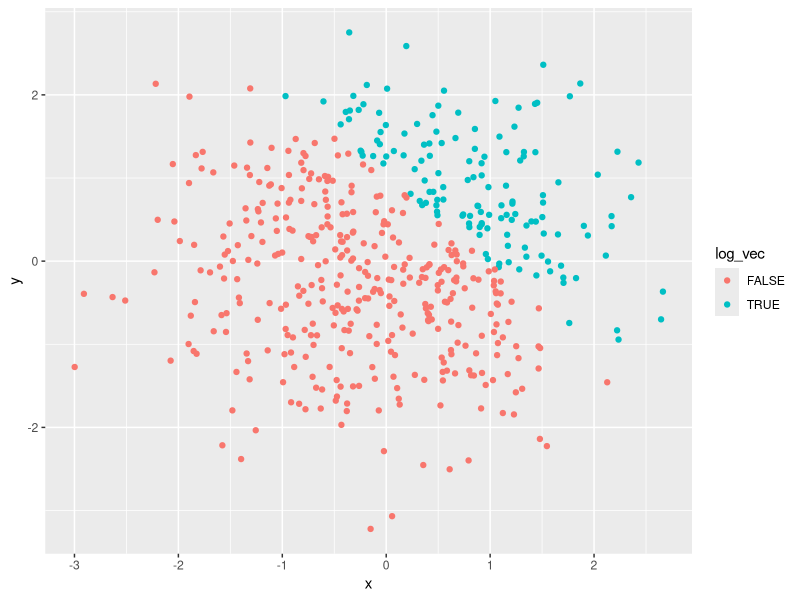
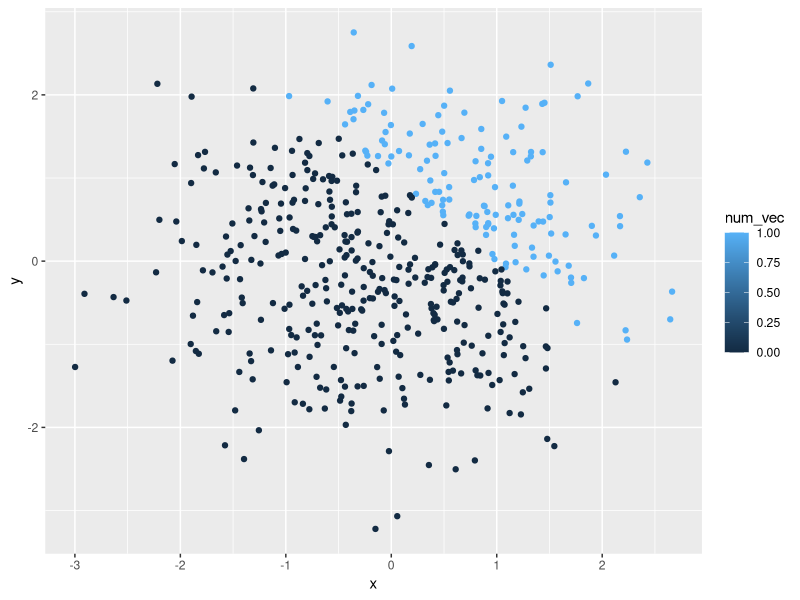
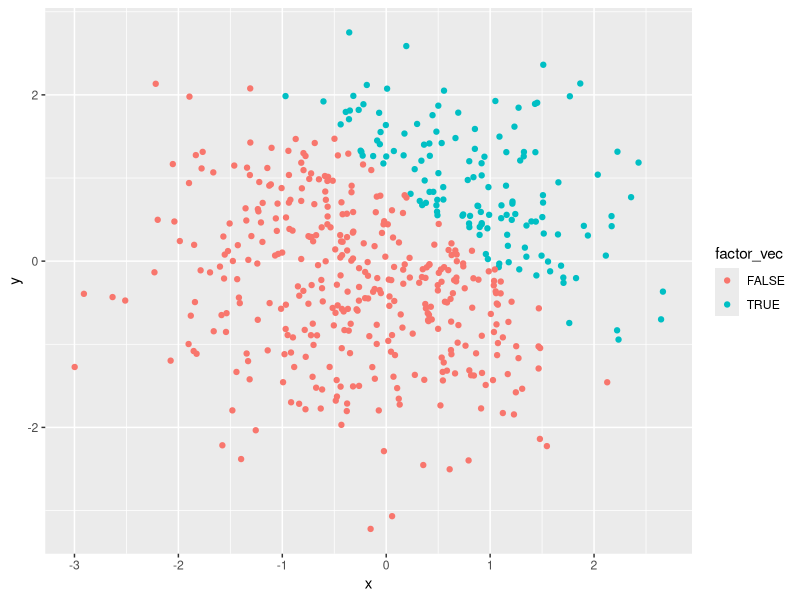
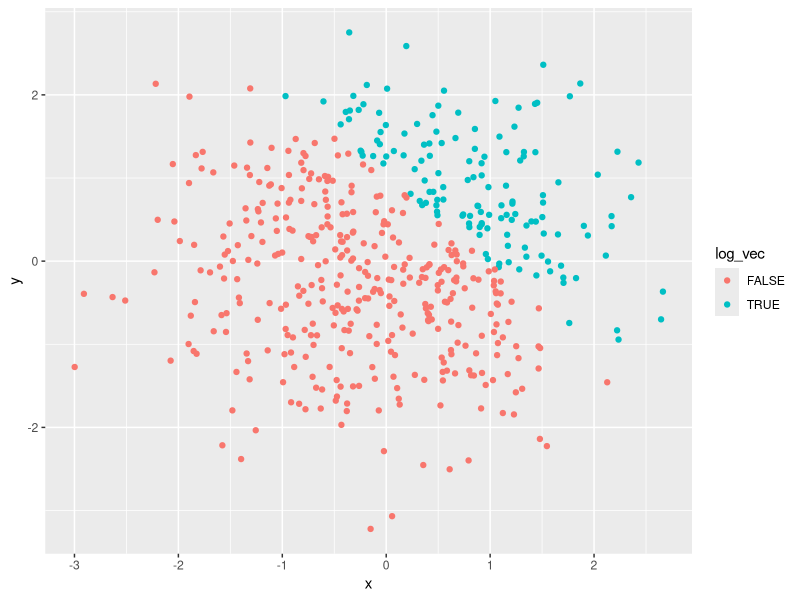

These charts were generated, in order, by the following R code:
## ---- chunk 1
knitr::opts_chunk$set(echo = TRUE)
library(tidyverse)
## ---- chunk 2
df_1 <- tibble(
  random_sample = rnorm(8),
  vec_logical = random_sample > 0, 
  vec_character = as.character(c("a","a","a","a","a","a","a","a")),
  vec_factor = factor(c("good","bad","medium","good","bad","medium","bad","medium"),levels = c("good","medium","bad"))
)
levels(pull(df_1,vec_factor))

mean(pull(df_1,random_sample))
mean(pull(df_1,vec_logical))
#mean(pull(df_1,vec_factor)) # dosen't work
#mean(pull(df_1,vec_factor)) #'doesn't work
as.numeric(pull(df_1,vec_logical))
as.numeric(pull(df_1,vec_character)) # returning NAs
as.numeric(pull(df_1,vec_factor))
## ---- chunk 3
result1 =  as.numeric(pull(df_1,vec_logical)) * pull(df_1,random_sample)
#result2 = as.factor(pull(df_1,vec_logical)) * pull(df_1,random_sample)
result3 = as.numeric(as.factor(pull(df_1,vec_logical))) * pull(df_1,random_sample)

## ---- chunk 4
set.seed(886)
df_2 <- tibble(
  x = rnorm(500), #
  y = rnorm(500), #
  log_vec = x+y >1, #
  num_vec = as.numeric(log_vec),
  factor_vec = as.factor(log_vec)
)

## ---- chunk 5
ggplot(df_2, aes(x = x, y = y, color = log_vec ))+geom_point()
ggsave("colored_by_logical_variables.pdf")
ggplot(df_2, aes(x = x, y = y, color = num_vec ))+geom_point()
ggplot(df_2, aes(x = x, y = y, color = factor_vec ))+geom_point()
